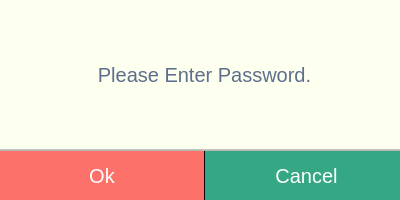
<?xml version="1.0" encoding="UTF-8"?>
<ui version="4.0">
 <class>Dialog</class>
 <widget class="QDialog" name="Dialog">
  <property name="geometry">
   <rect>
    <x>0</x>
    <y>0</y>
    <width>400</width>
    <height>200</height>
   </rect>
  </property>
  <property name="minimumSize">
   <size>
    <width>0</width>
    <height>0</height>
   </size>
  </property>
  <property name="windowTitle">
   <string>Dialog</string>
  </property>
  <property name="styleSheet">
   <string notr="true"/>
  </property>
  <widget class="QFrame" name="btn_frame">
   <property name="geometry">
    <rect>
     <x>-1</x>
     <y>150</y>
     <width>411</width>
     <height>51</height>
    </rect>
   </property>
   <property name="styleSheet">
    <string notr="true">QPushButton{
border-radius:none;
border-right:1px solid;
color:white;
font-size:20px;
font-family:&quot;Open-Sans&quot;,sans-serif;
}
</string>
   </property>
   <property name="frameShape">
    <enum>QFrame::StyledPanel</enum>
   </property>
   <property name="frameShadow">
    <enum>QFrame::Raised</enum>
   </property>
   <layout class="QHBoxLayout" name="horizontalLayout">
    <property name="spacing">
     <number>0</number>
    </property>
    <property name="leftMargin">
     <number>0</number>
    </property>
    <property name="topMargin">
     <number>0</number>
    </property>
    <property name="rightMargin">
     <number>0</number>
    </property>
    <property name="bottomMargin">
     <number>0</number>
    </property>
    <item>
     <widget class="QPushButton" name="OkBtn">
      <property name="maximumSize">
       <size>
        <width>16777215</width>
        <height>51</height>
       </size>
      </property>
      <property name="styleSheet">
       <string notr="true">#OkBtn{background: #fc7169;
}
#OkBtn:hover{
background-color: #fc8982;
}</string>
      </property>
      <property name="text">
       <string>Ok</string>
      </property>
     </widget>
    </item>
    <item>
     <widget class="QPushButton" name="CancelBtn">
      <property name="maximumSize">
       <size>
        <width>16777215</width>
        <height>51</height>
       </size>
      </property>
      <property name="styleSheet">
       <string notr="true">#CancelBtn{
background-color: #35a785;
}
#CancelBtn:hover{
	
	background-color: rgb(63, 199, 158);
}</string>
      </property>
      <property name="text">
       <string>Cancel</string>
      </property>
     </widget>
    </item>
   </layout>
  </widget>
  <widget class="QFrame" name="msg_frame">
   <property name="geometry">
    <rect>
     <x>-1</x>
     <y>-1</y>
     <width>411</width>
     <height>151</height>
    </rect>
   </property>
   <property name="styleSheet">
    <string notr="true">background-color: rgb(253, 255, 239);
</string>
   </property>
   <property name="frameShape">
    <enum>QFrame::StyledPanel</enum>
   </property>
   <property name="frameShadow">
    <enum>QFrame::Raised</enum>
   </property>
   <widget class="QLabel" name="Err_msg">
    <property name="geometry">
     <rect>
      <x>50</x>
      <y>50</y>
      <width>311</width>
      <height>51</height>
     </rect>
    </property>
    <property name="styleSheet">
     <string notr="true">font-size:20px;
color:#5e6e8d;</string>
    </property>
    <property name="text">
     <string>Please Enter Password.</string>
    </property>
    <property name="alignment">
     <set>Qt::AlignCenter</set>
    </property>
   </widget>
  </widget>
 </widget>
 <resources/>
 <connections/>
</ui>
